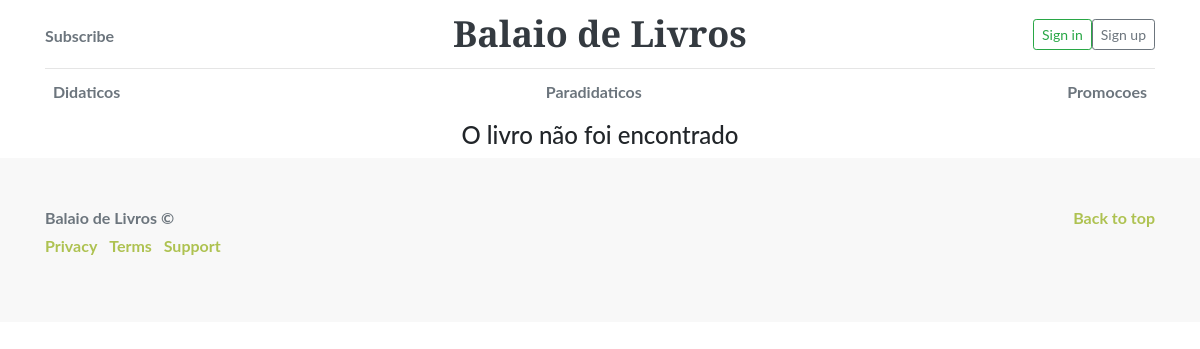
The app's page /showbook/30, older data.
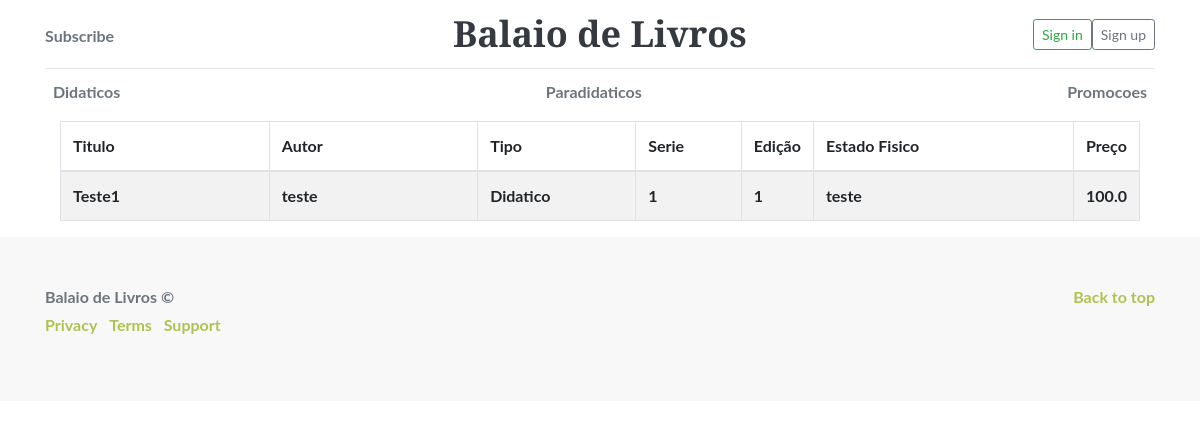
The same page, newer data.
### app/models/tables.py (models this page shows, shortened)
class Book(db.Model):
    __tablename__ = "books"
    id = db.Column(db.Integer, primary_key=True, nullable=False)
    title = db.Column(db.String(80), nullable=False)
    author = db.Column(db.String(80), nullable=False)
    serie = db.Column(db.String(80), nullable=False)
    school = db.Column(db.String(80), nullable=False)
    edition =   db.Column(db.String(80), nullable=False)
    translateversion = db.Column(db.String(80))
    phisicalstate = db.Column(db.Text, nullable=False)
    type = db.Column(db.String(80), nullable=False)
    price = db.Column(db.Float)
    user_id = db.Column(db.Integer, db.ForeignKey("users.id"))
    user = db.relationship('User', foreign_keys = user_id)

### app/controllers/bookController.py (the view)
@app.route("/showbook/<id>", methods =["GET", "POST"])
def showbook(id):
    book = tables.Book.query.get(id)
    return render_template('book/showbook.html', book=book)

### app/templates/book/showbook.html (shortened to what this page needs)
{% extends "base.html" %}
{% block content %}
    <div class="container">
        <div class="row">
            <div class="col-lg-12">
                {% if book %}
                <table class="table table-striped table-bordered">
                    <thead>
                        <tr>
                            <th width="20%"> Titulo </th>
                            <th width="20%"> Autor </th>
                            <th width="15%"> Tipo </th>
                            <th width="10%"> Serie </th>
                            <th width="5%"> Edição </th>
                            <th width="25%"> Estado Fisico </th>
                            <th width="5%"> Preço </th>
                        </tr>
                    </thead>
                     <tbody>
                        <tr>
                            <td> {{ book.title }} </td>
                            <td> {{ book.author }} </td>
                            <td> {{ book.type }} </td>
                            <td> {{ book.serie }} </td>
                            <td> {{ book.edition }} </td>
                            <td> {{ book.phisicalstate }} </td>
                            <td>{{ book.price }} </td>
                        </tr>
                     </tbody>
                </table>
                {% else %}
                <div style="text-align: center">
                    <h4> O livro não foi encontrado </h4>
                    {% endif %}
                </div>
            </div>
        </div>
    </div>
{% endblock %}

Row changes from the older to the newer data that the page shows:
added Book: title "Teste1", author "teste", type "Didatico", serie "1", edition "1", phisicalstate "teste", price "100.0"
Text that changed along with them:
text no longer shown: "O livro não foi encontrado"
text now shown: "Titulo Autor Tipo Serie Edição Estado Fisico Preço"
